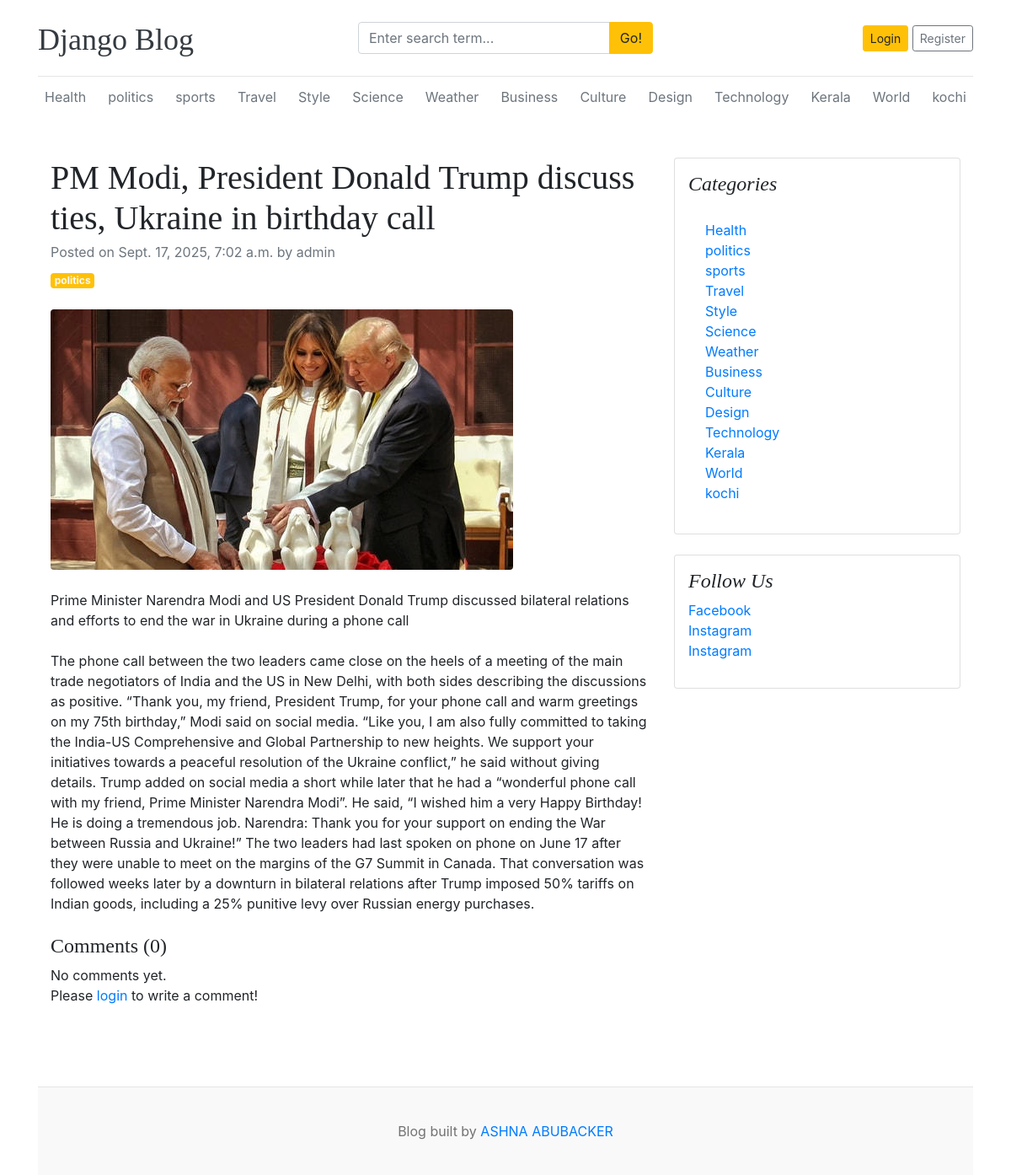
The app's page /blogs/pm-modi-president-donald-trump-discuss-ties-ukraine-in-birthday-call/ with its own data.
### blogs/models.py (models this page shows, shortened)
class Category(models.Model):
    category_name = models.CharField(max_length=50, unique=True)
    created_at = models.DateTimeField(auto_now_add=True)
    updated_at = models.DateTimeField(auto_now=True)
    class Meta:
        verbose_name_plural = 'categories'
    def __str__(self):
        return self.category_name

class Blog(models.Model):
    title =models.CharField(max_length=100)
    slug = models.SlugField(max_length=150,unique=True,blank=True)
    category = models.ForeignKey(Category, on_delete=models.CASCADE)
    author= models.ForeignKey(User, on_delete=models.CASCADE)
    featured_image = models.ImageField(upload_to='uploads/%Y/%m/%d')
    short_description= models.TextField(max_length=500)
    blog_body =models.TextField(max_length=2000)
    status = models.CharField(max_length=20,choices=STATUS_CHOICES,default="Draft")
    is_featured= models.BooleanField(default=False)
    created_at = models.DateTimeField(auto_now_add=True)
    updated_at = models.DateTimeField(auto_now=True)

class SocialLink(models.Model):
    platform = models.CharField(max_length=25)
    link = models.URLField(max_length=100)
    created_at = models.DateTimeField(auto_now_add=True)
    updated_at = models.DateTimeField(auto_now=True)

### blogs/views.py (the view, shortened to what this page needs)
# urls.py: path('blogs/<slug:slug>/', BlogsView.blogs, name='blogs'),
def blogs(request, slug):
    single_blog = get_object_or_404(Blog, slug=slug, status='Published')
    comments = Comment.objects.filter(blog=single_blog)
    comment_count = comments.count()
    context = {
        'single_blog': single_blog,
        'comments': comments,
        'comment_count': comment_count,
    }
    return render(request, 'blogs.html', context)

### blogs/context_processors.py (called while the page is built)
def get_categories(request):
    categories = Category.objects.all()
    return {'categories': categories}

def get_social_links(request):
    social_links = SocialLink.objects.all()
    return {'social_links': social_links}

### templates/blogs.html
{% extends 'base.html' %}
{% block content %}
<div class="container mt-5">
    <div class="row">
        <div class="col-lg-8">
            <article>
                <header class="mb-4">
                    <h1 class="fw-bolder mb-1">{{ single_blog.title }}</h1>
                    <div class="text-muted fst-italic mb-2">Posted on {{ single_blog.created_at }} by {{ single_blog.author }}</div>
                    <a class="badge bg-warning text-decoration-none text-light" href="#!">{{ single_blog.category }}</a>
                </header>
                <figure class="mb-4"><img class="img-fluid rounded" src="{{ single_blog.featured_image.url }}" alt="..." /></figure>
                <section class="mb-5">
                    <p class="fs-5 mb-4">{{ single_blog.short_description }}</p>
                    <p class="fs-5 mb-4">{{ single_blog.blog_body }}</p>
                    <h4>Comments ({{ comment_count }})</h4>
                    {% if comments %}
                        {% for comment in comments %}
                            <div class="card mt-1">
                                <div class="card-body">
                                    <p class="card-text mb-0">{{ comment }}</p>
                                    <span>
                                        <small>By {{ comment.user }}</small>
                                        <small>| {{ comment.created_at | timesince }} ago</small>
                                    </span>
                                </div>
                            </div>
                        {% endfor %}
                    {% else %}
                    No comments yet.
                    {% endif %}
                    <br>
                    <div class="form-group">
                        {% if user.is_authenticated %}
                        <form action="" method="POST">
                            {% csrf_token %}
                            <div class="form-group">
                                <textarea name="comment" class="form-control" placeholder="Write your comment"></textarea>
                                <input type="submit" value="Submit" class="btn btn-primary mt-2">
                            </div>
                        </form>
                        {% else %}
                        <p>Please <span><a href="{% url 'login' %}">login</a></span> to write a comment!</p>
                        {% endif %}
                    </div>
                </section>
            </article>
        </div>
        <div class="col-lg-4">
            <div class="card mb-4 p-3">
                <h4 class="font-italic">Categories</h4>
                <div class="card-body">
                    <div class="row">
                        <div class="col-sm-6">
                            <ul class="list-unstyled mb-0">
                                {% for cat in categories %}
                                <li><a href="{% url 'posts_by_category' cat.id %}">{{ cat.category_name }}</a></li>
                                {% endfor %}
                            </ul>
                        </div>
                    </div>
                </div>
            </div>
            {% if social_links %}
            <div class="card mb-4 p-3">
                <h4 class="font-italic">Follow Us</h4>
                <ol class="list-unstyled">
                    {% for i in social_links %}
                    <li><a href="{{ i.link }}" target="_blank">{{ i.platform }}</a></li>
                    {% endfor %}
                </ol>
            </div>
            {% endif %}
        </div>
    </div>
</div>
{% endblock %}

### templates/base.html (shortened to what this page needs)
{% load static %}
<!DOCTYPE html>
<html lang="en">
<head>
  <link href="https://stackpath.bootstrapcdn.com/bootstrap/4.5.2/css/bootstrap.min.css" rel="stylesheet">
  <link href="{% static 'css/blog.css' %}" rel="stylesheet">
  <link rel="stylesheet" href="https://cdnjs.cloudflare.com/ajax/libs/font-awesome/4.7.0/css/font-awesome.min.css">
</head>
<body>
  <div class="container">
    <header class="blog-header py-3">
      <div class="row flex-nowrap justify-content-between align-items-center">
        <div class="col-4 pt-1">
          <a class="blog-header-logo text-dark" href="/">Django Blog</a>
        </div>
        <div class="col-4">
          <form action="{% url 'search' %}" method="GET">
            <div class="input-group">
              <input class="form-control" type="text" name="keyword" value="{{ keyword }}" placeholder="Enter search term..." aria-label="Search">
              <div class="input-group-append">
                <button type="submit" class="btn btn-warning">Go!</button>
              </div>
            </div>
          </form>
        </div>
        <div class="col-4 d-flex justify-content-end align-items-center">
          {% if user.is_authenticated %}
            {% if user.is_authenticated and profile.profile_pic %}
              <a href="{% url 'dashboard:profile' %}">
                <img src="{{ user.profile.profile_pic.url }}" class="rounded-circle img-fluid mr-2" style="max-width: 40px; height: auto;" alt="Profile Icon">
              </a>
            {% endif %}
            <form action="{% url 'logout' %}" method="POST" style="display:inline;">
              {% csrf_token %}
              <button type="submit" class="btn btn-danger">Logout</button>
            </form>
          {% else %}
            <a class="btn btn-sm btn-warning" href="{% url 'login' %}">Login</a>&nbsp;
            <a class="btn btn-sm btn-outline-secondary" href="{% url 'register' %}">Register</a>
          {% endif %}
        </div>
      </div>
    </header>
    <div class="nav-scroller py-1 mb-2">
      <nav class="nav d-flex justify-content-between">
        {% for cat in categories %}
          <a class="p-2 text-muted" href="{% url 'posts_by_category' cat.id %}">{{ cat.category_name }}</a>
        {% endfor %}
      </nav>
    </div>
    {% block content %}
    {% endblock %}
    <footer class="blog-footer mt-5">
      <p>Blog built by <a href="#">ASHNA ABUBACKER</a></p>
    </footer>
  </div>
</body>
</html>

### blog_main/static/css/blog.css (style rules this page uses)
.blog-header { border-bottom: 1px solid #e5e5e5; }
.blog-header-logo { font-family: "Playfair Display", Georgia, "Times New Roman", serif; font-size: 2.25rem; }
h1, h2, h3, h4, h5, h6 { font-family: "Playfair Display", Georgia, "Times New Roman", serif; }
.blog-footer { padding: 2.5rem 0; color: #727272; text-align: center; background-color: #f9f9f9; border-top: .05rem solid #e5e5e5; }
.blog-footer p:last-child { margin-bottom: 0; }

### records on screen
Category: category_name "Health"
Category: category_name "politics"
Category: category_name "sports"
Category: category_name "Travel"
Category: category_name "Style"
Category: category_name "Science"
Category: category_name "Weather"
Category: category_name "Business"
Category: category_name "Culture"
Category: category_name "Design"
Category: category_name "Technology"
Category: category_name "Kerala"
Category: category_name "World"
Category: category_name "kochi"
Blog: title "PM Modi, President Donald Trump discuss ties, Ukraine in birthday call", created_at "Sept. 17, 2025, 7:02 a.m.", author "admin", category "politics", featured_image (picture), short_description "Prime Minister Narendra Modi and US President Donald Trump discussed bilateral relations and efforts to end the war in Ukraine during a phone call", blog_body "The phone call between the two leaders came close on the heels of a meeting of the main trade negotiators of India and the US in New Delhi, with both sides describing the discussions as positive. “Thank you, my friend, President Trump, for your phone call and warm greetings on my 75th birthday,” Modi said on social media. “Like you, I am also fully committed to taking the India-US Comprehensive and Global Partnership to new heights. We support your initiatives towards a peaceful resolution of the Ukraine conflict,” he said without giving details. Trump added on social media a short while later that he had a “wonderful phone call with my friend, Prime Minister Narendra Modi”. He said, “I…"
SocialLink: platform "Facebook"
SocialLink: platform "Instagram"
SocialLink: platform "Instagram"

### other values on screen
{{ comment_count }} "0"
